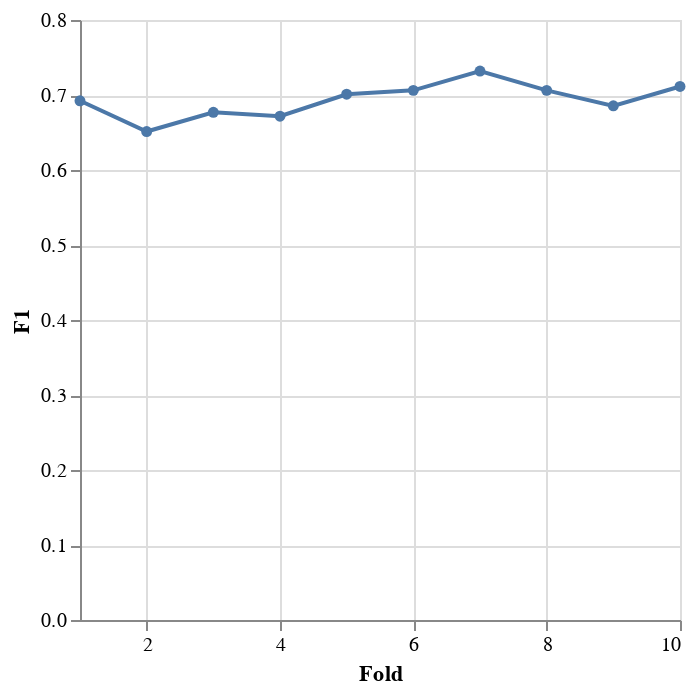

Notebook code for this chart:
### Code cell
alt.Chart(df_scores_loru.reset_index()).mark_line(
     point=alt.OverlayMarkDef()
).encode(
    x=alt.X("index", bin=False, title="Fold", axis=alt.Axis(tickCount=5)),
    y=alt.Y("logistic", aggregate="mean", title="F1")
)

### Figure 1 — Vega-Lite specification as saved in the notebook (floating-point values rounded to 4 significant figures)
{"config": {"view": {"continuousWidth": 300, "continuousHeight": 300}}, "data": {"name": "data-e3a4ffe938ec2bc765147b348aaa7e56"}, "mark": {"type": "line", "point": {}}, "encoding": {"x": {"axis": {"tickCount": 5}, "bin": false, "field": "index", "title": "Fold", "type": "quantitative"}, "y": {"aggregate": "mean", "field": "logistic", "title": "F1", "type": "quantitative"}}, "$schema": "https://vega.github.io/schema/vega-lite/v5.15.1.json", "datasets": {"data-e3a4ffe938ec2bc765147b348aaa7e56": [{"index": 1, "logistic": 0.6923}, {"index": 2, "logistic": 0.6513}, {"index": 3, "logistic": 0.6769}, {"index": 4, "logistic": 0.6718}, {"index": 5, "logistic": 0.701}, {"index": 6, "logistic": 0.7062}, {"index": 7, "logistic": 0.732}, {"index": 8, "logistic": 0.7062}, {"index": 9, "logistic": 0.6856}, {"index": 10, "logistic": 0.7113}]}}
